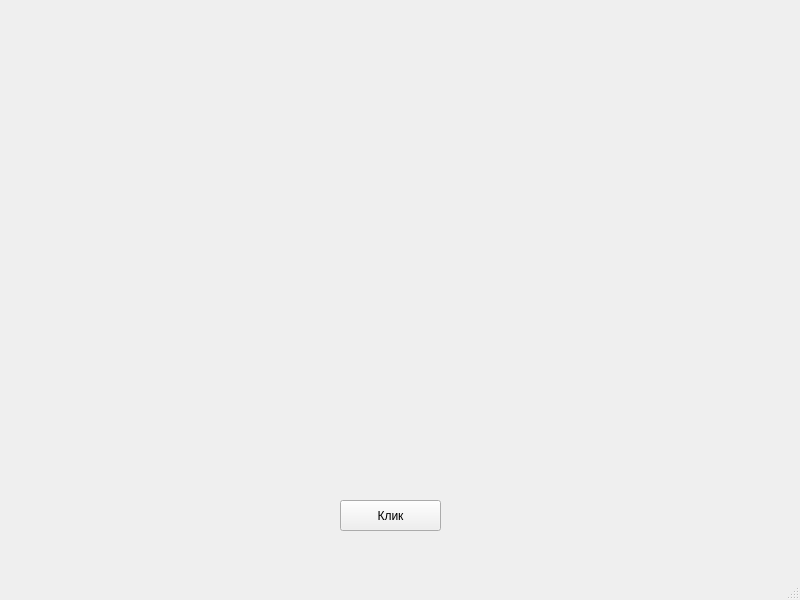
<?xml version="1.0" encoding="UTF-8"?>
<ui version="4.0">
 <class>MainWindow</class>
 <widget class="QMainWindow" name="MainWindow">
  <property name="geometry">
   <rect>
    <x>0</x>
    <y>0</y>
    <width>800</width>
    <height>600</height>
   </rect>
  </property>
  <property name="windowTitle">
   <string>MainWindow</string>
  </property>
  <widget class="QWidget" name="centralwidget">
   <widget class="QPushButton" name="button">
    <property name="geometry">
     <rect>
      <x>340</x>
      <y>500</y>
      <width>101</width>
      <height>31</height>
     </rect>
    </property>
    <property name="text">
     <string>Клик</string>
    </property>
   </widget>
  </widget>
  <widget class="QMenuBar" name="menubar">
   <property name="geometry">
    <rect>
     <x>0</x>
     <y>0</y>
     <width>800</width>
     <height>20</height>
    </rect>
   </property>
  </widget>
  <widget class="QStatusBar" name="statusbar"/>
 </widget>
 <resources/>
 <connections/>
</ui>
